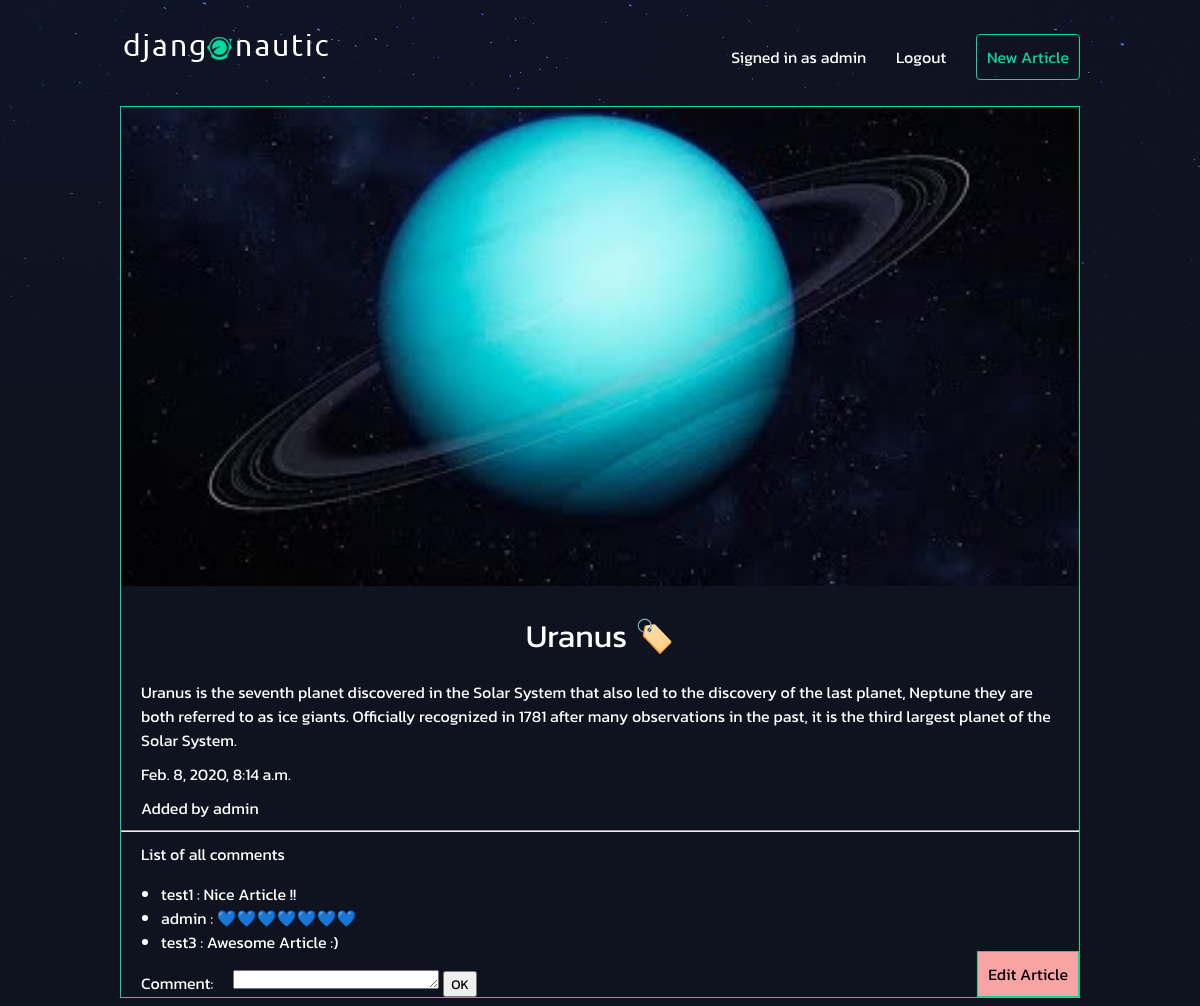
/articles/uranus/ (signed in), run on the app's committed database.
### articles/models.py (models this page shows, shortened)
class Article(models.Model):
    title = models.CharField(max_length=100)
    slug = models.SlugField()
    body = models.TextField()
    date = models.DateTimeField(auto_now_add=True)
    thumb = models.ImageField(default='default.png', blank=True)
    author = models.ForeignKey(User, on_delete=models.CASCADE, default=None)

class Comment(models.Model):
    article = ForeignKey(Article, on_delete=models.CASCADE)
    message = models.TextField()
    author = models.ForeignKey(User, on_delete=models.CASCADE, default=None)

### articles/views.py (the view)
# urls.py: path("<slug:slug>/", views.article_slug, name="slug")
def article_slug(request, slug):
    try:
        article = Article.objects.get(slug=slug)
        comments = article.comment_set.all()
        if request.method == 'POST':
            form = forms.AddComment(request.POST)
            if form.is_valid():
                comment = form.save(commit=False)
                comment.author = request.user
                comment.article = article
                comment.save()
                return redirect("articles:slug", slug=slug)
            user = request.user
        else:
            form = forms.AddComment()
        return render(request, "article_detail.html", {'article' : article, 'form' : form, 'comments' : comments})
    except:
        return redirect("articles:list")

### articles/forms.py
class AddComment(forms.ModelForm):
    class Meta:
        model = models.Comment
        fields = ['message']
        labels = {
            'message': 'Comment',
        }

### articles/templates/article_detail.html (shortened to what this page needs)
{% extends 'base_layout.html'%}
{% block content %}
<div class="article-detail">
    <div class="article">
        <img width='100%' src="{{ article.thumb.url }}">
        <h2>{{ article.title }} 🏷️</h2>
        <p>{{ article.body }}</p>
        <p>{{ article.date }}</p>
        <p>Added by {{ article.author }}</p>
        {% if user.username|slugify == article.author|slugify %}
            <a href='{% url "articles:edit" article.slug %}'><button class='edit_article_button'>Edit Article</button></a>
        {% endif %}
        <hr>
        {% if comments|length >= 1 %}
            <p>List of all comments</p>
            <ul>
                {% for comment in comments %}
                    <li> {{ comment.author }} : {{ comment.message }}</li>
                {% endfor %}
            </ul>
        {% endif %}
        {% if user.is_authenticated %}
            <form class='comment' action="{% url 'articles:slug' article.slug %}" method="post">
                {{ form }}
                <button type="submit">OK</button>
            </form>
        {% else %}
            <div class="comment">
                <p>Please Login to Comment !!! 🔒</p>
            </div>
        {% endif %}
    </div>
</div>
{% endblock %}

### templates/base_layout.html (shortened to what this page needs)
{% load static %}
<!DOCTYPE html>
    <html lang="en">
    <head>
        <link rel="stylesheet" href="{% static 'style.css' %}">
    </head>
    <body>
        <header class="wrapper">
            <h1><a href="{% url 'home' %}"><img src="{% static 'logo.png' %}"></a></h1>
            <nav>
                <ul>
                    {% if user.is_authenticated %}
                    <li>Signed in as {{ user.username }}</li>
                    <li>
                        <form class='logout-link' action="{% url 'accounts:logout' %}" method='post'>
                            <button type="submit">Logout</button>
                        </form>
                    </li>
                    <li><a href="{% url 'articles:create' %}" class='highlight'>New Article</a></li>
                    {% endif %}
                </ul>
            </nav>
        </header>
        <div class="wrapper">
            {% block content %}
            {% endblock %}
        </div>
    </body>
</html>

### assets/style.css (style rules this page uses)
body { background-color: #0f121f; background-image: url("stars.png"); background-repeat: no-repeat; color: #fff; }
body * { font-family: 'Kanit', sans-serif; }
h1, h2, h3, h4, h5 { font-weight: normal; margin: 0; }
a, a:hover, a:visited { color: #fff; text-decoration: none; }
.wrapper { max-width: 960px; margin: 0 auto; }
header { display: grid; grid-template-columns: 1fr 1fr; padding: 20px 0; }
nav { justify-self: end; }
nav li { display: inline-block; list-style-type: none; margin-left: 20px; }
nav button { background: none; color: #fff; cursor: pointer; border: 0; font-size: 16px; }
.article { padding: 10px; border: 1px solid #00dba0; position: relative; padding-bottom: 40px; }
.article h2 { font-size: 1.2em; }
.article-detail .article { padding: 0; }
.article-detail .article img { max-width: 100%; }
.article-detail .article h2 { text-align: center; margin: 20px auto; font-size: 2em }
.article-detail .article p { margin: 10px 20px }
a.highlight { border: 1px solid #00dba0; padding: 10px; border-radius: 4px; color: #00dba0; }
.comment textarea { height: 1em; width: 15em; }
.comment label { margin: 10px 20px; }
.edit_article_button { padding: 10px; background: #f8a4a4; position: absolute; bottom: 0; right: 0; margin: 0; color: black; cursor: pointer; border : #00dba0 solid 1px; font-size: 1em; }

### data on the page
Article: thumb (picture), title "Uranus", body "Uranus is the seventh planet discovered in the Solar System that also led to the discovery of the last planet, Neptune they are both referred to as ice giants. Officially recognized in 1781 after many observations in the past, it is the third largest planet of the Solar System.", date "Feb. 8, 2020, 8:14 a.m.", author "admin"
Comment: author "test1", message "Nice Article !!"
Comment: author "admin", message "💙💙💙💙💙💙💙"
Comment: author "test3", message "Awesome Article :)"

### other printed values
{{ user.username }} "admin"
